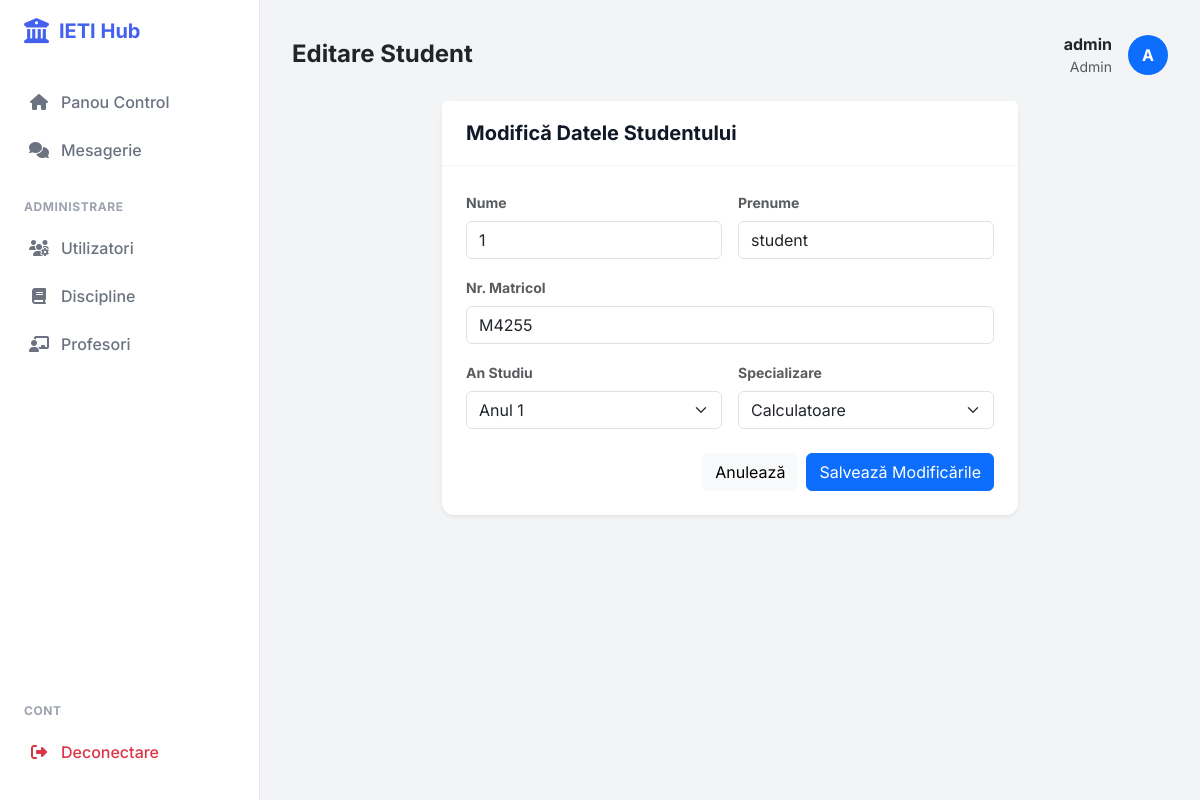
The app's page /editeaza_student/1 (signed in), older data.
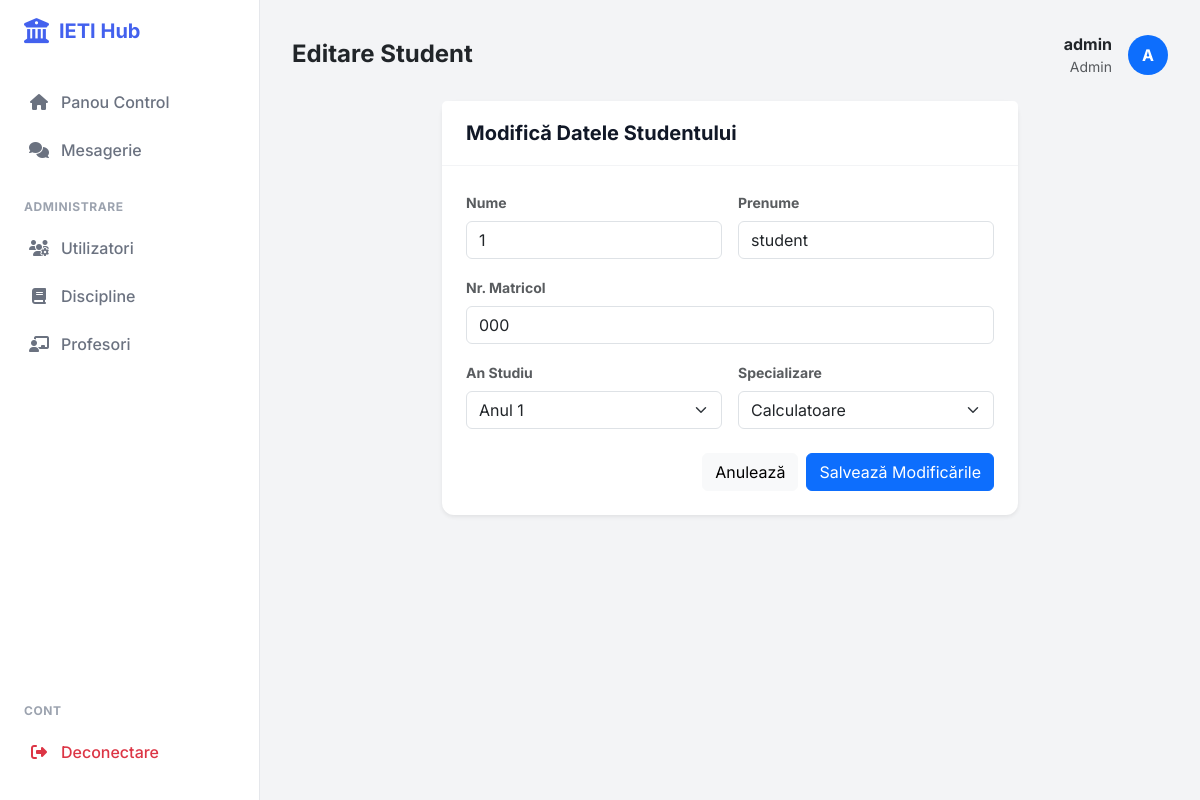
The same page, newer data.
### app.py (models this page shows, shortened)
class Student(db.Model):
    id_student = db.Column(db.Integer, primary_key=True)
    nume = db.Column(db.String(50), nullable=False)
    prenume = db.Column(db.String(50), nullable=False)
    nr_matricol = db.Column(db.String(20), unique=True, nullable=False)
    grupa = db.Column(db.String(10), nullable=False)
    an_studiu = db.Column(db.Integer, nullable=False, default=1)
    specializare = db.Column(db.String(50), nullable=False, default='Calculatoare')
    user_id = db.Column(db.Integer, db.ForeignKey('user.id'), nullable=True)
    inscrieri = db.relationship('Inscriere', backref='student', lazy=True, cascade="all, delete-orphan")

### app.py (the view)
@app.route('/editeaza_student/<int:id_student>', methods=['GET', 'POST'])
@login_required
def editeaza_student(id_student):
    if current_user.role != 'admin': abort(403)
    s = Student.query.get_or_404(id_student)
    if request.method == 'POST':
        s.nume = request.form['nume']; s.prenume = request.form['prenume']; s.nr_matricol = request.form['nr_matricol']
        s.an_studiu = int(request.form['an_studiu']); s.specializare = request.form['specializare']
        db.session.commit(); flash('Actualizat.', 'success'); return redirect(url_for('index'))
    return render_template('editeaza_student.html', student=s)

### app.py (called while the page is built)
@login_manager.user_loader
def load_user(user_id):
    return User.query.get(int(user_id))

### templates/editeaza_student.html (shortened to what this page needs)
{% extends "base.html" %}
{% block page_title %}Editare Student{% endblock %}
{% block content %}
<div class="row justify-content-center">
    <div class="col-md-8">
        <div class="card shadow-sm border-0">
            <div class="card-header bg-white">
                <h5 class="fw-bold mb-0">Modifică Datele Studentului</h5>
            </div>
            <div class="card-body p-4">
                <form method="POST">
                    <div class="row g-3">
                        <div class="col-md-6">
                            <label class="form-label text-muted small fw-bold">Nume</label>
                            <input type="text" name="nume" value="{{ student.nume }}" class="form-control" required>
                        </div>
                        <div class="col-md-6">
                            <label class="form-label text-muted small fw-bold">Prenume</label>
                            <input type="text" name="prenume" value="{{ student.prenume }}" class="form-control" required>
                        </div>
                        <div class="col-md-12">
                            <label class="form-label text-muted small fw-bold">Nr. Matricol</label>
                            <input type="text" name="nr_matricol" value="{{ student.nr_matricol }}" class="form-control" required>
                        </div>
                        <div class="col-md-6">
                            <label class="form-label text-muted small fw-bold">An Studiu</label>
                            <select name="an_studiu" class="form-select">
                                <option value="1" {% if student.an_studiu == 1 %}selected{% endif %}>Anul 1</option>
                            </select>
                        </div>
                        <div class="col-md-6">
                            <label class="form-label text-muted small fw-bold">Specializare</label>
                            <select name="specializare" class="form-select">
                                <option value="Calculatoare" {% if student.specializare == 'Calculatoare' %}selected{% endif %}>Calculatoare</option>
                            </select>
                        </div>
                    </div>
                    <div class="mt-4 d-flex justify-content-end gap-2">
                        <a href="{{ url_for('index') }}" class="btn btn-light">Anulează</a>
                        <button type="submit" class="btn btn-primary">Salvează Modificările</button>
                    </div>
                </form>
            </div>
        </div>
    </div>
</div>
{% endblock %}

Row changes from the older to the newer data that the page shows:
changed Student "student": nr_matricol "M4255" → "000"
